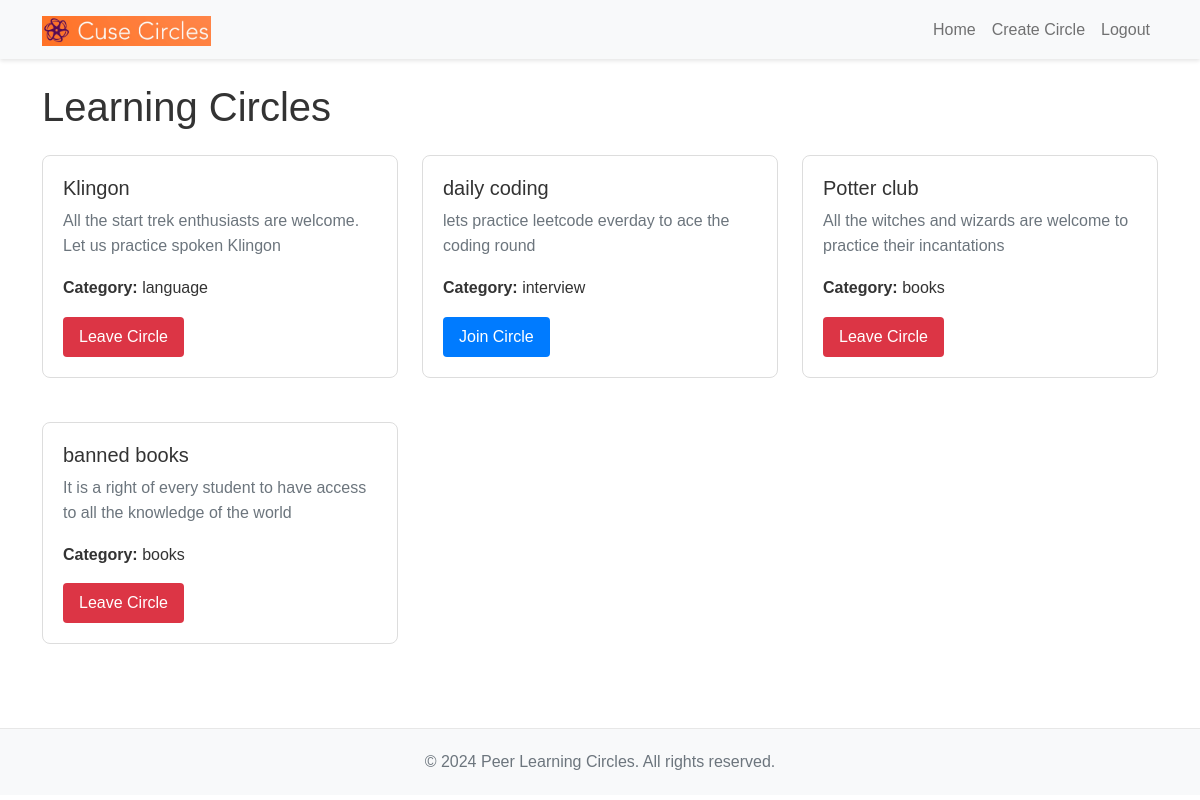
Screenshot of / (signed in) with the database file from the repository.
### circles/models.py (models this page shows, shortened)
class Circle(models.Model):
    name = models.CharField(max_length=100)
    description = models.TextField()
    category = models.CharField(max_length=50)
    creator = models.ForeignKey(User, on_delete=models.CASCADE)
    members = models.ManyToManyField(User, related_name='circles')
    created_at = models.DateTimeField(auto_now_add=True)

### circles/views.py (the view)
# urls.py: path('', views.home, name='home'),
def home(request):
    circles = Circle.objects.all()
    return render(request, 'circles/home.html', {'circles': circles})

### circles/templates/circles/home.html
{% extends 'circles/base.html' %}
{% block content %}
    <h1 class="mb-4">Learning Circles</h1>
    <div class="row">
        {% for circle in circles %}
            <div class="col-md-4 mb-4">
                <div class="circle-card">
                    <h2 class="h5">{{ circle.name }}</h2>
                    <p class="text-muted">{{ circle.description|truncatewords:20 }}</p>
                    <p><strong>Category:</strong> {{ circle.category }}</p>
                    {% if user.is_authenticated and user not in circle.members.all %}
                        <a href="{% url 'join_circle' circle.id %}" class="btn btn-join">Join Circle</a>
                    {% endif %}
                    {% if user.is_authenticated and user in circle.members.all %}
                        <a href="{% url 'leave_circle' circle.id %}" class="btn btn-leave">Leave Circle</a>
                    {% endif %}
                </div>
            </div>
        {% empty %}
            <p>No learning circles available at the moment.</p>
        {% endfor %}
    </div>
{% endblock %}

### static/css/style.css (style rules this page uses)
body { font-family: 'Arial', sans-serif; line-height: 1.6; color: #333; }
.circle-card { border: 1px solid #ddd; border-radius: 8px; padding: 20px; margin-bottom: 20px; transition: all 0.3s ease; }
.btn-join { background-color: #007bff; color: white; border: none; padding: 8px 16px; border-radius: 4px; transition: background-color 0.3s ease; }
.btn-leave { background-color: #dc3545; color: white; border: none; padding: 8px 16px; border-radius: 4px; transition: background-color 0.3s ease; }

### rows the page displays
Circle: name "Klingon", description "All the start trek enthusiasts are welcome. Let us practice spoken Klingon", category "language", shows "Leave Circle"
Circle: name "daily coding", description "lets practice leetcode everday to ace the coding round", category "interview", shows "Join Circle"
Circle: name "Potter club", description "All the witches and wizards are welcome to practice their incantations", category "books", shows "Leave Circle"
Circle: name "banned books", description "It is a right of every student to have access to all the knowledge of the world", category "books", shows "Leave Circle"
